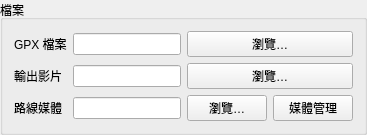
     <widget class="QGroupBox" name="groupBox_files">
      <property name="title">
       <string>檔案</string>
      </property>
      <layout class="QGridLayout" name="gridLayout_files">
       <item row="0" column="0">
        <widget class="QLabel" name="lbl_gpx">
         <property name="text">
          <string>GPX 檔案</string>
         </property>
        </widget>
       </item>
       <item row="0" column="1">
        <widget class="QLineEdit" name="lineEdit_gpx">
         <property name="toolTip">
          <string>選擇欲渲染的 GPX 軌跡路徑檔案 (.gpx)</string>
         </property>
        </widget>
       </item>
       <item row="0" column="2">
        <widget class="QPushButton" name="btn_browse_gpx">
         <property name="text">
          <string>瀏覽…</string>
         </property>
        </widget>
       </item>
       <item row="1" column="0">
        <widget class="QLabel" name="lbl_output">
         <property name="text">
          <string>輸出影片</string>
         </property>
        </widget>
       </item>
       <item row="1" column="1">
        <widget class="QLineEdit" name="lineEdit_output">
         <property name="toolTip">
          <string>指定輸出的 MP4 影片檔名與資料夾路徑</string>
         </property>
        </widget>
       </item>
       <item row="1" column="2">
        <widget class="QPushButton" name="btn_browse_output">
         <property name="text">
          <string>瀏覽…</string>
         </property>
        </widget>
       </item>
       <item row="2" column="0">
        <widget class="QLabel" name="lbl_media">
         <property name="toolTip">
          <string>用途：選擇包含照片或影片的資料夾或檔案。程式會自動讀取 EXIF 時間與 GPS 座標點插入時間軸。</string>
         </property>
         <property name="text">
          <string>路線媒體</string>
         </property>
        </widget>
       </item>
       <item row="2" column="1">
        <widget class="QLineEdit" name="lineEdit_media">
         <property name="toolTip">
          <string>用途：選擇包含照片或影片的資料夾或檔案。程式會自動讀取 EXIF 時間與 GPS 座標點插入時間軸。</string>
         </property>
        </widget>
       </item>
       <item row="2" column="2">
        <layout class="QHBoxLayout" name="horizontalLayout_media">
         <item>
          <widget class="QPushButton" name="btn_browse_media">
           <property name="text">
            <string>瀏覽…</string>
           </property>
          </widget>
         </item>
         <item>
          <widget class="QPushButton" name="btn_media_dialog">
           <property name="text">
            <string>媒體管理</string>
           </property>
          </widget>
         </item>
        </layout>
       </item>
      </layout>
     </widget>
